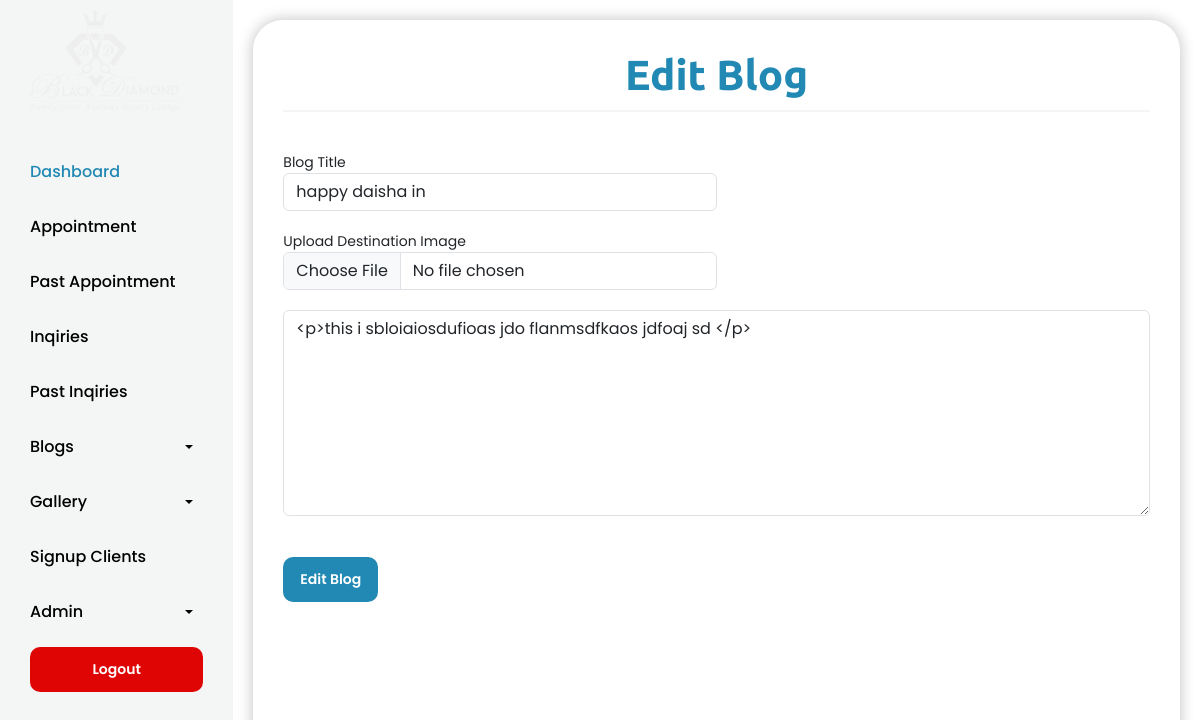
Screenshot of /admin/edit_blogs.php?id=2 (signed in) with the database file from the repository.
### tables this page shows
CREATE TABLE `blog` (
  `id` int(11) NOT NULL,
  `title` varchar(155) NOT NULL,
  `date` date NOT NULL,
  `image` varchar(155) NOT NULL,
  `content` longtext NOT NULL
);

### admin/edit_blogs.php (the view, shortened to what this page needs)
<?php include '../config/constants.php';
$id = $_GET['id'];
$sql = "SELECT * FROM blog WHERE id = $id";
$result = mysqli_query($conn, $sql);
$row = mysqli_fetch_assoc($result);
$title = $row['title'];
$content = $row['content'];
?>
<?php include 'includes/header.php'; ?>
<section class="backend-page ">
  <?php include 'includes/nav.php'; ?>
  <div class="page">
    <h2 class="section-heading">Edit Blog</h2>
    <div class="add-admin-form">
      <form method="POST" enctype="multipart/form-data">
        <div class="form-row">
          <div class="form-group col-md-6">
            <label for="title">Blog Title</label>
            <input type="text" class="form-control" id="title" name="title" placeholder="Enter Blog Title" value="<?php echo $title; ?>">
          </div>
          <div class="form-group col-md-6">
            <label for="upload-image">Upload Destination Image</label>
            <input type="file" class="form-control" id="upload-image" name="image">
          </div>
          <textarea id="editor" class="form-control" placeholder="Write your blog post here..." rows="8" name="content"><?php echo $content; ?></textarea><br>
          <div class="form-group"><button type="submit" class=" btn-done">Edit Blog</button></div>
        </div>
      </form>
    </div>
  </div>
</section>
<?php include 'includes/footer.php'; ?>

### admin/css/style.css (style rules this page uses)
body, p, a { font-size: 14px; font-style: normal; font-weight: 400; font-family: "Poppins", sans-serif; }
h1, .h1, h2, .h2, h3, .h3, h4, .h4, h5, .h5, h6 { font-family: "Ubuntu", sans-serif; font-weight: 600; margin: 0; padding: 0; color: #000000; }
section { position: relative; }
.section-heading { font-size: 42px; font-family: "Ubuntu", sans-serif; color: #000000; font-weight: 800; margin-bottom: 20px; }
.btn-done { font-size: 14px; background-color: #2189b3; color: #fff; padding: 10px 15px; border-radius: 10px; text-align: center; font-weight: 600; border: 2px solid #2189b3; transition: 0.3s ease-in-out; }
.backend-page { display: flex; justify-content: space-between; }
.backend-page .page { width: 80%; height: calc(100vh - 40px); margin: 20px; box-shadow: 0 0 15px rgba(1, 3, 26, 0.247); overflow-y: auto; overflow-x: hidden; border-radius: 30px; padding: 30px; }
.backend-page .page .section-heading { color: #2189b3; font-family: "Ubuntu", sans-serif; border-bottom: 2px solid #F4F5F5; padding-bottom: 10px; text-align: center; margin-bottom: 40px; }
.add-admin-form form .form-row .form-group { margin: 20px 0px; }

### rows the page displays
blog: title "happy daisha in", content "<p>this i sbloiaiosdufioas jdo flanmsdfkaos jdfoaj sd </p>"
